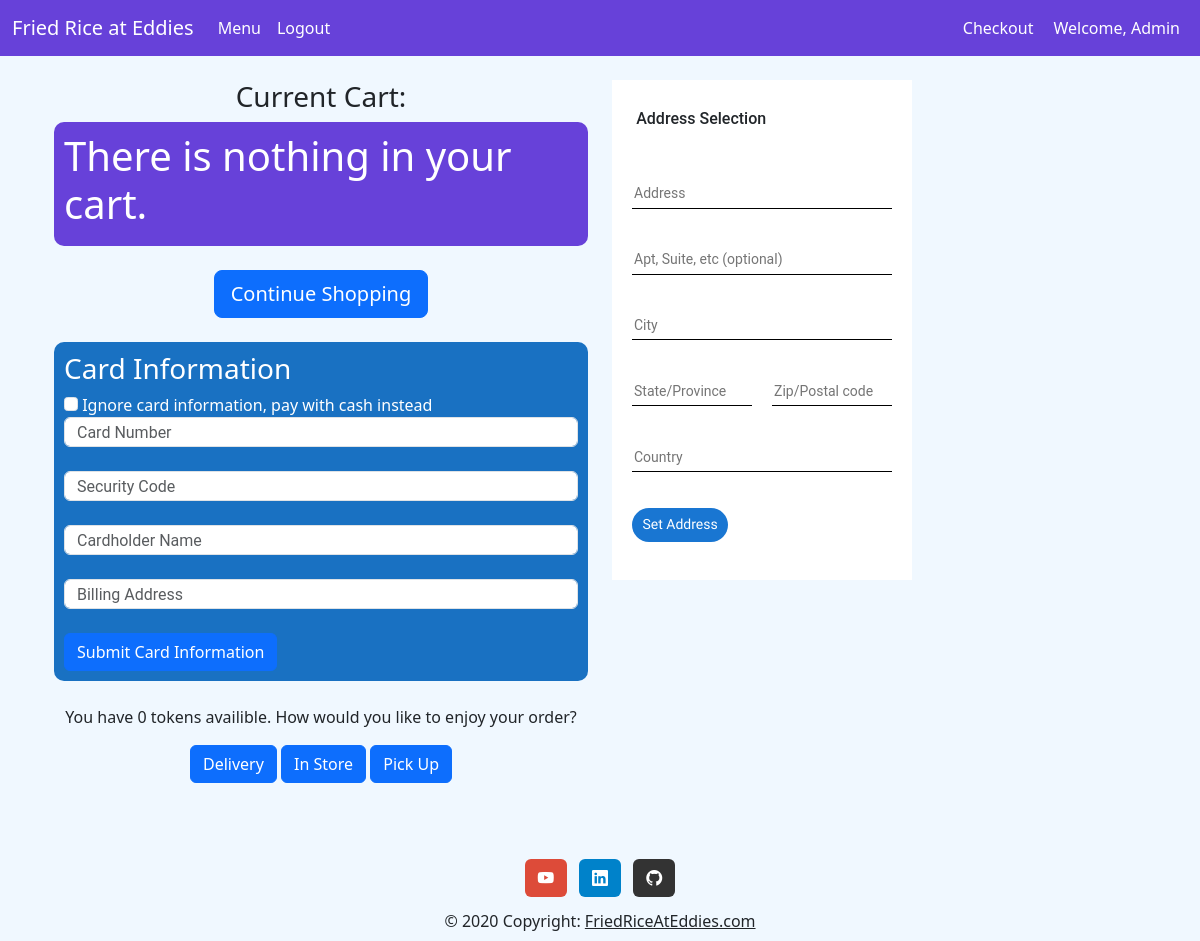
/checkout/ (signed in), run on an earlier commit of the app's database.
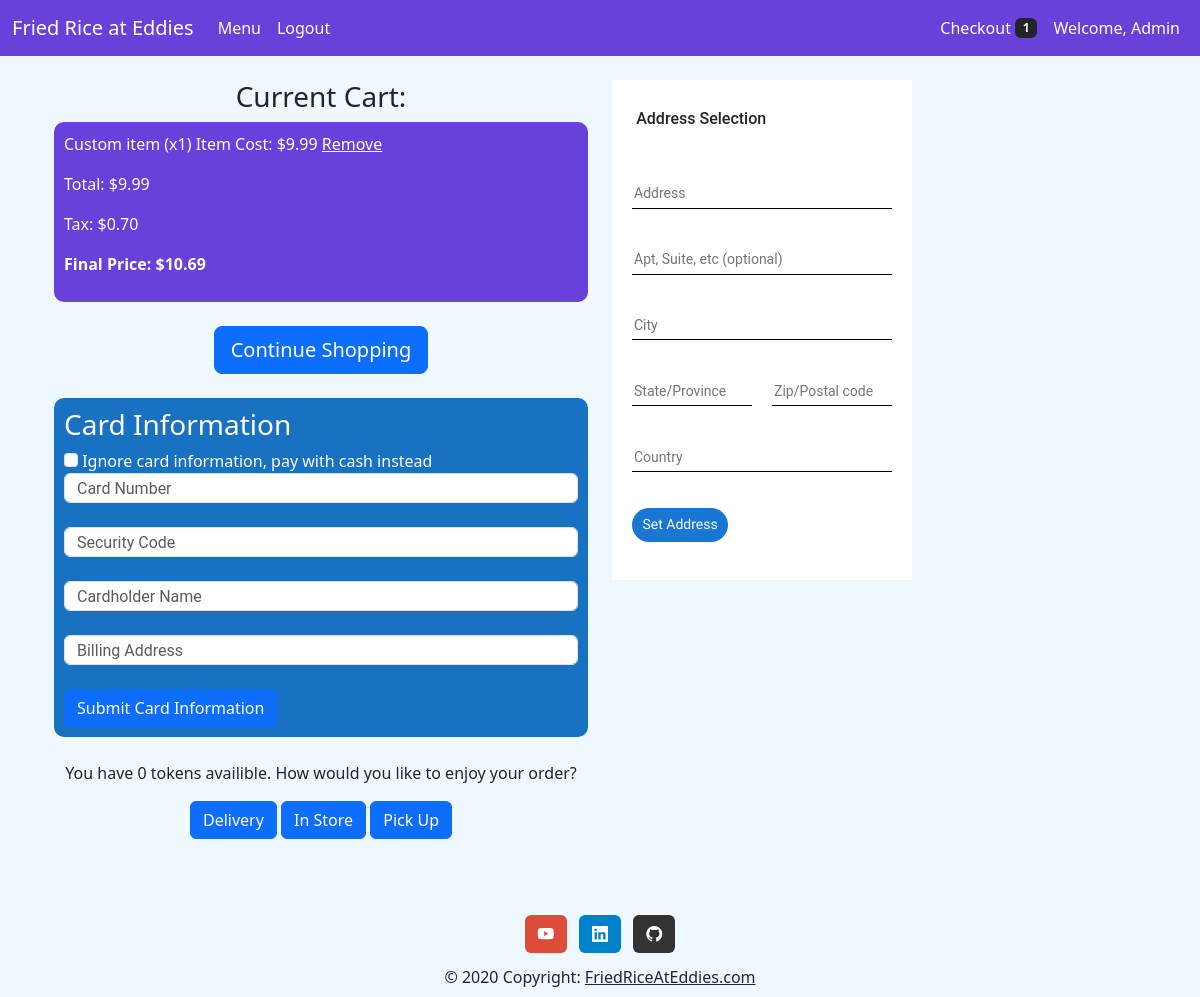
And on a later commit of the database.
### main/models.py (models this page shows, shortened)
class Way_Recieved(models.Model):
    id = models.AutoField(primary_key=True)
    type = models.CharField(max_length=20)

class Menu(models.Model):
    id = models.AutoField(primary_key=True)
    name = models.CharField(max_length=50)
    price = models.DecimalField(max_digits=6, decimal_places=2)

### checkout/models.py (models this page shows, shortened)
class CartItem(models.Model):
    user = models.ForeignKey(Member, on_delete=models.CASCADE, null=True, blank=True)
    item = models.ForeignKey(Menu, on_delete=models.CASCADE)
    quantity = models.PositiveIntegerField(default=0)
    date_added = models.DateTimeField(auto_now_add=True)

### checkout/views.py (the view)
# urls.py: path('', views.view_cart, name='checkout'),
def view_cart(request):
    try:
        cart_items = CartItem.objects.filter(user=Member.objects.get(user=request.user))
        member = Member.objects.get(user=request.user)
        tokens = member.tokens
    except:
        cart_items = CartItem.objects.filter(user=None)
        tokens = 0
    request.session['num_items_in_cart'] = len(cart_items)
    total_price = sum(item.item.price * item.quantity for item in cart_items)
    way_recieveds = Way_Recieved.objects.all
    return render(request, 'checkout/checkout.html', {'cart_items': cart_items, 'total_price': total_price,
                                                      'tax': "%.2f" % round((float(total_price) * 0.0697), 2),
                                                      'final_price': "%.2f" % round((float(total_price) + float(total_price) * 0.0697), 2),
                                                      'way_recieveds': way_recieveds, 'tokens': tokens})

### checkout/templates/checkout/checkout.html (shortened to what this page needs)
{% extends 'base.html' %} {% load static %}
  {% block content %}
  <body>
    <br />
    <div class="container">
      <div class="row">
        <div class="col-lg-6">
          <h3 class="text-center">Current Cart:</h3>
          <div class="checkout-section" style="background-color: #6741d9">
            {% if cart_items %} {% for i in cart_items %} {% if i.item %}
            <p>
              {{i.item.name}} (x{{i.quantity}}) Item Cost: ${{i.item.price}}
              <a
                href="{% url 'remove_from_cart' i.item.id %}"
                style="color: white; transition: color 0.3s"
                onmouseover="this.style.color='blue';"
                onmouseout="this.style.color='white';"
              >
                Remove
              </a>
            </p>
            {% endif %} {% endfor %}
            <p>Total: ${{total_price}}</p>
            <p>Tax: ${{tax}}</p>
            <p><b>Final Price: ${{final_price}}</b></p>
            {% else %}
            <h1>There is nothing in your cart.</h1>
            {% endif %}
          </div>
          <br />
          <div class="text-center">
            <a
              class="btn btn-primary btn-lg"
              href="{% url 'menu' %}"
              role="button"
            >
              Continue Shopping
            </a>
          </div>
          <br />
          <div
            class="card-section"
            style="
              border-radius: 10px;
              padding: 10px;
              background-color: #1971c2;
              color: white;
            "
          >
            <h3>Card Information</h3>
            <input
              class="form-check-input"
              type="checkbox"
              value=""
              id="cashCheckbox"
            />
            <label class="form-check-label" for="cashCheckbox">
              Ignore card information, pay with cash instead
            </label>
            <input class="form-control" type="text" placeholder="Card Number" />
            <br />
            <input
              class="form-control"
              type="text"
              placeholder="Security Code"
            />
            <br />
            <input
              class="form-control"
              type="text"
              placeholder="Cardholder Name"
            />
            <br />
            <input
              class="form-control"
              type="text"
              placeholder="Billing Address"
            />
            <br />
            <button type="button" class="btn btn-primary">
              Submit Card Information
            </button>
          </div>
          <br />
          <div class="text-center">
            <p>
              You have {{tokens}} tokens availible. How would you like to enjoy
              your order?
            </p>
            {% if way_recieveds %} {% for w in way_recieveds %}
            <a href="{% url 'process_order' w.id %}" class="btn btn-primary">
              {{w.type}}
            </a>
            {% endfor %} {% endif %}
          </div>
        </div>
        <div class="col-lg-6">{% include 'checkout/map.html' %}</div>
      </div>
    </div>
  </body>
  {% endblock %}

### friedRiceAtEddiesWebsite/templates/navbar.html (shortened to what this page needs)
<nav
  class="navbar navbar-expand-lg navbar-dark"
  style="background-color: #6741d9"
>
  <div class="container-fluid">
    <a class="navbar-brand" href="{% url 'index' %}">Fried Rice at Eddies</a>
    <div class="collapse navbar-collapse" id="navbarNav">
      <ul class="navbar-nav me-auto">
        <li class="nav-item">
          <a class="nav-link active" aria-current="page" href="{% url 'menu' %}"
            >Menu</a
          >
        </li>
        {% if user.is_authenticated %}
        <li class="nav-item">
          <form id="logout-form" method="post" action="{% url 'logout' %}">
            <button
              class="nav-link active btn btn-link"
              aria-current="page"
              type="submit"
            >
              Logout
            </button>
          </form>
        </li>
        {% endif %}
      </ul>
      <ul class="navbar-nav ms-auto d-flex align-items-center">
        <li class="nav-item">
          <a
            class="nav-link active d-flex align-items-center"
            aria-current="page"
            href="{% url 'checkout' %}"
          >
            <span class="me-1">Checkout</span>
            {% if request.session.num_items_in_cart %}
            <span class="badge bg-dark align-middle"
              >{{ request.session.num_items_in_cart }}</span
            >
            {% endif %}
          </a>
        </li>
        <li class="nav-item">
          {% if user.is_authenticated %}
          <a class="nav-link active"
            >Welcome, {{ request.user.username|capfirst }}</a
          >
        </li>
        {% else %}
        <li class="nav-item">
          <a class="nav-link active">Welcome, Guest</a>
        </li>
        {% endif %}
      </ul>
    </div>
  </div>
</nav>

What changed in the data, as far as the page shows it:
added CartItem: item.name "Custom item", quantity "1", item.price "9.99"
Also different on the page:
{{ request.session.num_items_in_cart }}: (not shown) → "1"
{{ total_price }}: (not shown) → "9.99"
{{ tax }}: (not shown) → "0.70"
{{ final_price }}: (not shown) → "10.69"
text no longer shown: "There is nothing in your cart."
text now shown: "Total: $ Tax: $ Final Price: $"
